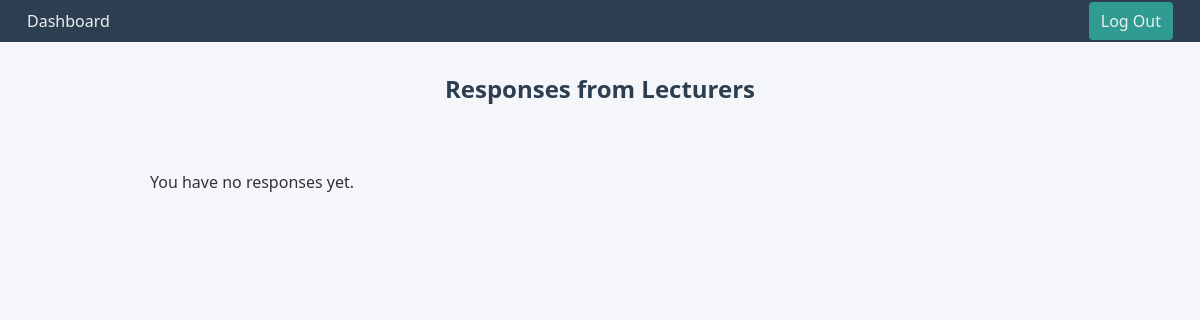
Before: /student_view_responses.php (signed in) with the older database file.
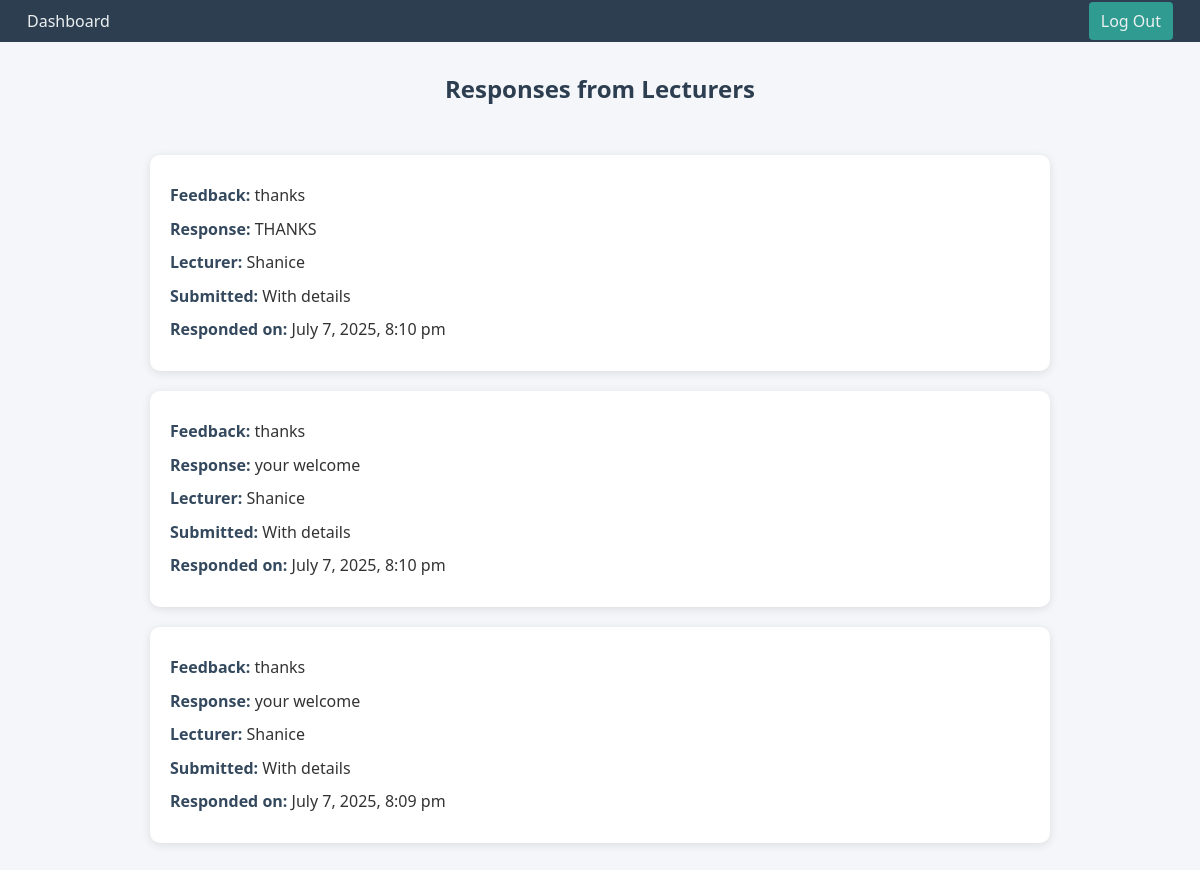
After: the same page with the newer database file.
### tables this page shows
CREATE TABLE `feedback_responses` (
  `response_id` int(11) NOT NULL,
  `feedback_id` int(11) NOT NULL,
  `lecturer_id` int(11) NOT NULL,
  `response_text` text NOT NULL,
  `responded_at` timestamp NOT NULL DEFAULT current_timestamp(),
  `viewed_by_student` tinyint(1) DEFAULT 0,
  `is_anoymous` tinyint(4) NOT NULL DEFAULT 0
);

CREATE TABLE `feedback` (
  `id` int(11) NOT NULL,
  `user_id` int(11) DEFAULT NULL,
  `lecturer_id` int(11) NOT NULL,
  `original_text` text NOT NULL,
  `cleaned_text` text NOT NULL,
  `sentiment` enum('positive','neutral','negative') NOT NULL,
  `confidence_score` float DEFAULT NULL,
  `contains_profanity` tinyint(1) DEFAULT NULL,
  `is_anonymous` tinyint(4) DEFAULT 0,
  `created_at` timestamp NOT NULL DEFAULT current_timestamp(),
  `responded` tinyint(4) DEFAULT 0
);

CREATE TABLE `users` (
  `user_id` int(11) NOT NULL,
  `firstName` varchar(255) NOT NULL,
  `lastName` varchar(255) NOT NULL,
  `email` varchar(100) NOT NULL,
  `password` varchar(255) NOT NULL,
  `role` int(11) NOT NULL,
  `status` enum('pending','approved','rejected') DEFAULT 'pending'
);

### student_view_responses.php (the view, shortened to what this page needs)
<?php
include("include/dbconnect.php");
$user_id = $_SESSION['user_id'];
$stmt = $conn->prepare("SELECT
        r.response_text,
        r.responded_at,
        u.firstName AS lecturer_name,
        f.cleaned_text,
        f.is_anonymous
    FROM feedback_responses r
    JOIN feedback f ON r.feedback_id = f.id
    JOIN lecturers l ON r.lecturer_id = l.lecturer_id
    JOIN users u ON l.user_id = u.user_id
    WHERE (f.user_id = ? OR f.is_anonymous = 1)
    AND r.response_text IS NOT NULL
    ORDER BY r.responded_at DESC
");
$stmt->bind_param("i", $user_id);
$stmt->execute();
$result = $stmt->get_result();
?>
<!DOCTYPE html>
<html lang="en">
<head>
    <link rel="stylesheet" href="student_view_responses.css">
</head>
<body>
 <nav class="navbar">
    <div class="nav-left">
      <ul>
        <a href="studentdash.php">Dashboard</a>
        </ul>
    </div>
    <div class="nav-right">
        <a href="signin.php" class="logout-btn">Log Out</a>
    </div>
    </nav>
<h2>Responses from Lecturers</h2>
<div class="response-container">
<?php if ($result->num_rows === 0): ?>
  <p>You have no responses yet.</p>
<?php else: ?>
 <?php while ($row = $result->fetch_assoc()): ?>
  <div class="response-card">
    <p><strong>Feedback:</strong> <?= htmlspecialchars($row['cleaned_text']) ?></p>
    <p><strong>Response:</strong> <?= nl2br(htmlspecialchars($row['response_text'])) ?></p>
    <p><strong>Lecturer:</strong> <?= htmlspecialchars($row['lecturer_name']) ?></p>
    <p><strong>Submitted:</strong> <?= $row['is_anonymous'] ? 'Anonymously' : 'With details' ?></p>
    <p><strong>Responded on:</strong> <?= htmlspecialchars(date("F j, Y, g:i a", strtotime($row['responded_at']))) ?></p>
  </div>
<?php endwhile; ?>
<?php endif; ?>
</div>
</body>
</html>

### student_view_responses.css (style rules this page uses)
body { font-family: 'Segoe UI', Tahoma, Geneva, Verdana, sans-serif; background-color: #f4f6f9; margin: 0; padding: 0; color: #333; }
h2 { text-align: center; margin-top: 30px; color: #2c3e50; }
.response-container { max-width: 900px; margin: 30px auto; padding: 20px; }
.response-card { background-color: #ffffff; border-radius: 10px; padding: 20px; margin-bottom: 20px; box-shadow: 0 2px 10px rgba(0, 0, 0, 0.1); transition: 0.3s ease; }
.response-card p { margin: 8px 0; line-height: 1.6; }
.response-card strong { color: #34495e; }
.navbar { display: flex; justify-content: space-between; align-items: center; background-color: #2c3e50; padding: 10px 20px; }
.navbar a { color: #ecf0f1; text-decoration: none; margin: 0 7px; }
.nav-left ul { display: flex; list-style: none; margin: 0; padding: 0; }
.nav-right .logout-btn { color: #ecf0f1; text-decoration: none; font-weight: 500; padding: 8px 12px; border-radius: 4px; background-color: #309B90; transition: background 0.3s; }

Changed rows visible on the page:
added feedback_responses: feedback.cleaned_text "thanks", response_text "THANKS", users.firstName "Shanice", responded_at "July 7, 2025, 8:10 pm"
added feedback_responses: feedback.cleaned_text "thanks", response_text "your welcome", users.firstName "Shanice", responded_at "July 7, 2025, 8:10 pm"
added feedback_responses: feedback.cleaned_text "thanks", response_text "your welcome", users.firstName "Shanice", responded_at "July 7, 2025, 8:09 pm"
Other visible differences:
text no longer shown: "You have no responses yet."
